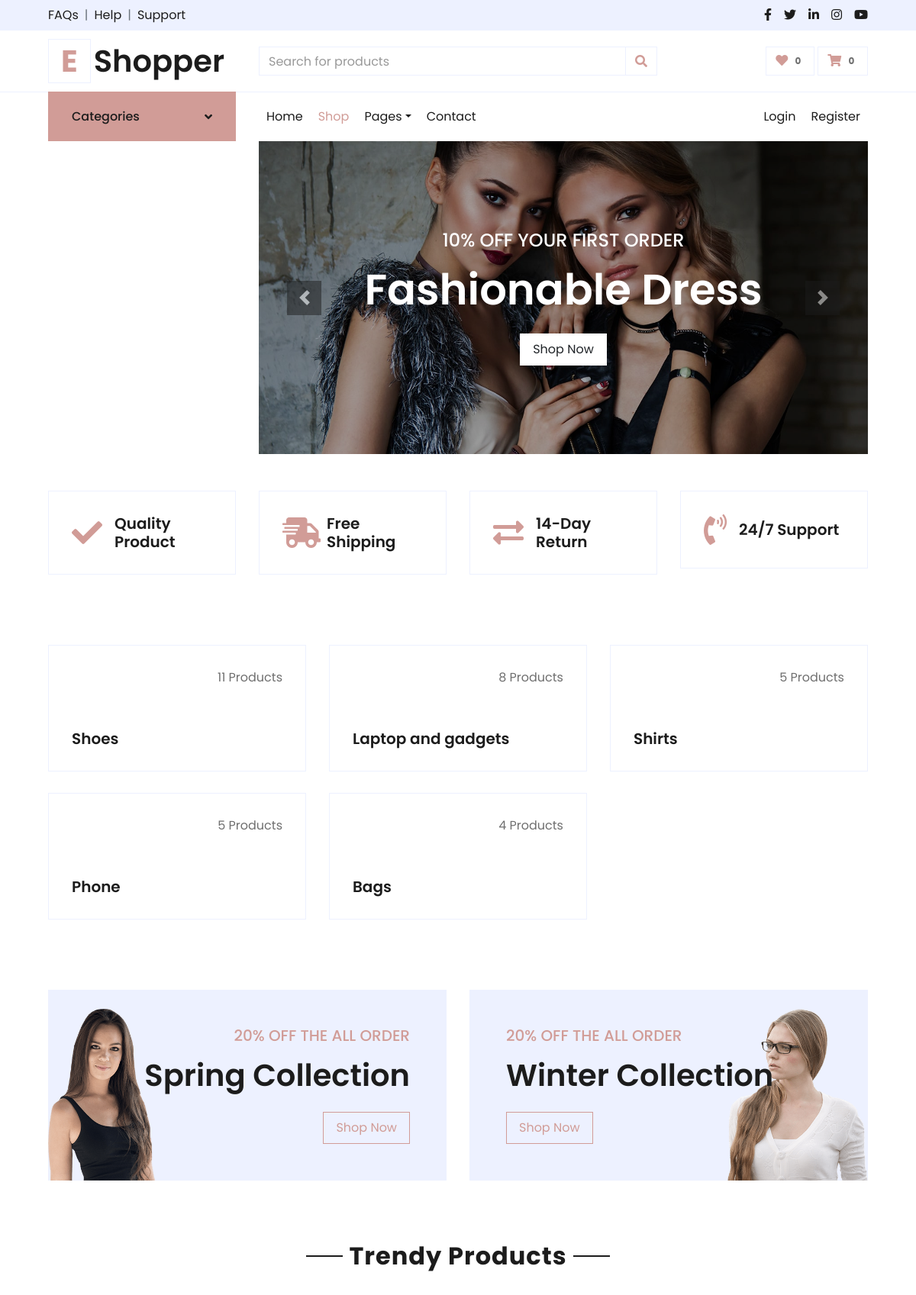
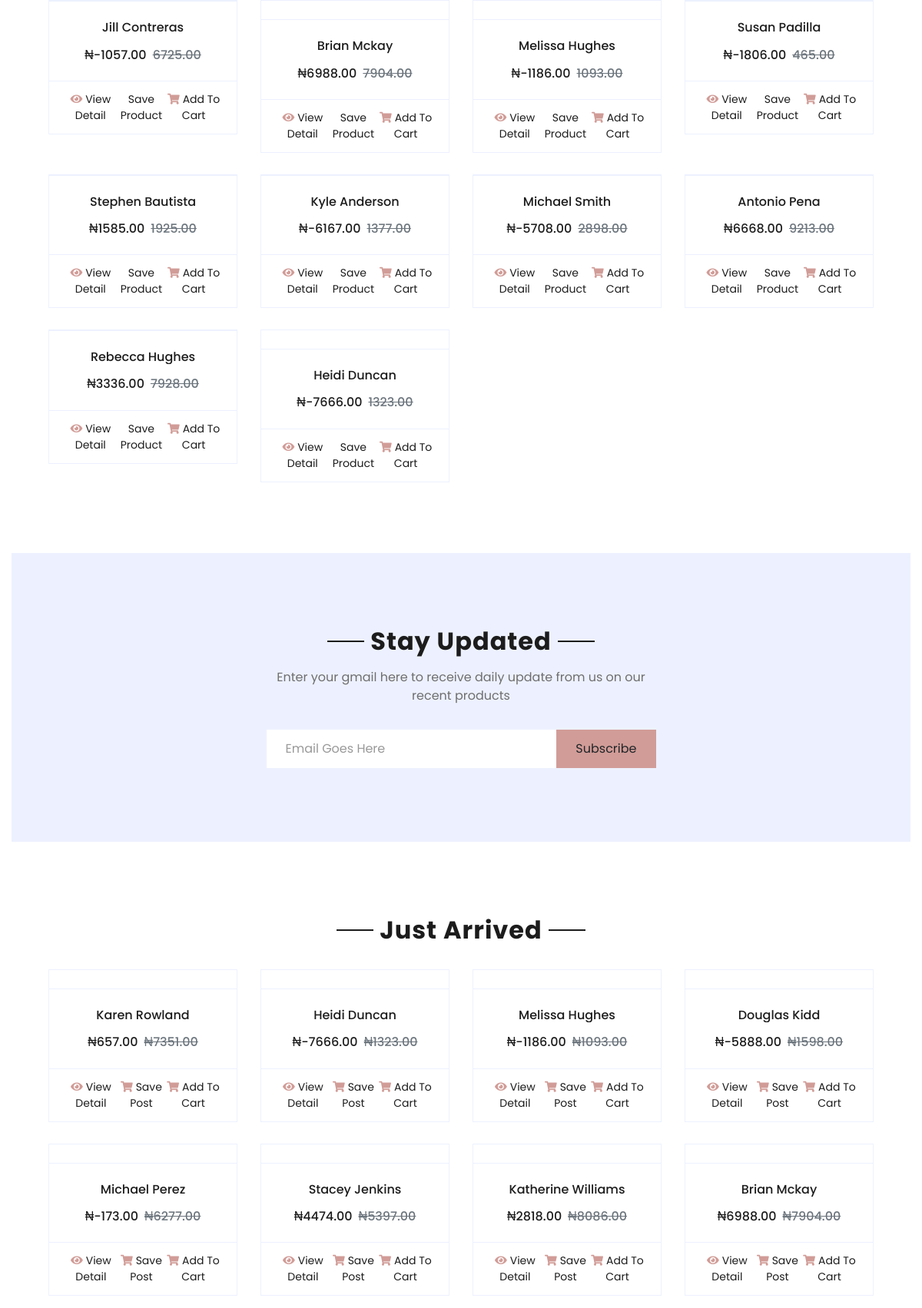
The page / (upper part) on the database its author committed (2 pictures, top to bottom).
### commerce/models.py (models this page shows, shortened)
class Category(MPTTModel):
    name = models.CharField(verbose_name='Category Name',max_length=250,unique=True)
    icon = models.ImageField(upload_to=category_upload_path)
    parent = TreeForeignKey("self", null=True, blank=True, related_name="children",on_delete=models.CASCADE)
    slug= models.SlugField(max_length=250,null=True,blank=True)
    created_at = models.DateTimeField(auto_now_add=True)
    updated_at = models.DateTimeField(auto_now=True)
    class MPTTMeta:
        order_insertion_by = ["name"]

class TimeStampedModel(models.Model):
    created_at = models.DateTimeField(auto_now_add=True)
    updated_at = models.DateTimeField(auto_now=True)
    class Meta:
        abstract= True

class Product(TimeStampedModel):
    uuid =models.UUIDField(default=uuid.uuid4, editable=False)
    category = models.ManyToManyField(Category,related_name='category_product')
    name = models.CharField(verbose_name='Product Name',max_length=250,null=False,blank=False)
    seller = models.ForeignKey(User,on_delete=models.SET_NULL,blank=True,null=True)
    brand = models.ForeignKey("Brand",on_delete=models.CASCADE,related_name='product_brand')
    product_type = models.ForeignKey("ProductType",on_delete=models.CASCADE,related_name='product_type')
    attribute_values = models.ManyToManyField("ProductAttributeValue",related_name="product_attribute_values",through="ProductAttributeValues")
    product_description = models.TextField()
    product_excerpt = models.CharField(max_length=500,null=True,blank=True,verbose_name=_('Product Short Description'))
    weight = models.FloatField(unique=False,null=False,blank=False,verbose_name=_("product weight"))
    views = models.IntegerField(default=0)
    saved_post = models.ManyToManyField(User,related_name='user_saved_post')
    price = models.DecimalField(decimal_places=2,default=0.00, max_digits=10, null=True, blank=True)
    discount_price = models.DecimalField(decimal_places=2,default=0.00, max_digits=10, null=True, blank=True)
    showed_price = models.DecimalField(decimal_places=2,default=0.00,max_digits=10, null=True, blank=True)
    class Meta:
        ordering = ('-created_at',)
        verbose_name = "Product"
        verbose_name_plural = "Products"

### commerce/views.py (the view)
# urls.py: path('',views.homepage,name="index"),
def homepage(request):
    products = Product.objects.select_related('seller', 'brand', 'product_type').annotate(highest_views=Max('views')).order_by('-highest_views')
    top_categories = Category.objects.filter(category_product__id__in = products).annotate(num_products=Count('category_product')).order_by('-num_products')[:5]
    trendy_product = Product.objects.select_related('seller','brand','product_type').annotate(highest_view=Max('views')).order_by('highest_view')[:10]
    latest_arrival = Product.objects.order_by("-created_at")[:12]
    return render(request,'store/index.html',{"category":top_categories,'trendy_product':trendy_product,"latest_arrival":latest_arrival})

### templates/store/index.html (shortened to what this page needs)
{% extends "../base/base.html" %}
{% load static %}
{% block carousel %}
<div id="header-carousel" class="carousel slide" data-ride="carousel">
    <div class="carousel-inner">
        <div class="carousel-item active" style="height: 410px;">
            <img class="img-fluid" src="{% static 'img/carousel-1.jpg' %}" alt="Image">
            <div class="carousel-caption d-flex flex-column align-items-center justify-content-center">
                <div class="p-3" style="max-width: 700px;">
                    <h4 class="text-light text-uppercase font-weight-medium mb-3">10% Off Your First Order</h4>
                    <h3 class="display-4 text-white font-weight-semi-bold mb-4">Fashionable Dress</h3>
                    <a href="" class="btn btn-light py-2 px-3">Shop Now</a>
                </div>
            </div>
        </div>
    </div>
    <a class="carousel-control-prev" href="#header-carousel" data-slide="prev">
        <div class="btn btn-dark" style="width: 45px; height: 45px;">
            <span class="carousel-control-prev-icon mb-n2"></span>
        </div>
    </a>
    <a class="carousel-control-next" href="#header-carousel" data-slide="next">
        <div class="btn btn-dark" style="width: 45px; height: 45px;">
            <span class="carousel-control-next-icon mb-n2"></span>
        </div>
    </a>
</div>
{% endblock %}
{% block content %}
    <div class="container-fluid pt-5">
        <div class="row px-xl-5 pb-3">
            <div class="col-lg-3 col-md-6 col-sm-12 pb-1">
                <div class="d-flex align-items-center border mb-4" style="padding: 30px;">
                    <h1 class="fa fa-check text-primary m-0 mr-3"></h1>
                    <h5 class="font-weight-semi-bold m-0">Quality Product</h5>
                </div>
            </div>
            <div class="col-lg-3 col-md-6 col-sm-12 pb-1">
                <div class="d-flex align-items-center border mb-4" style="padding: 30px;">
                    <h1 class="fa fa-shipping-fast text-primary m-0 mr-2"></h1>
                    <h5 class="font-weight-semi-bold m-0">Free Shipping</h5>
                </div>
            </div>
            <div class="col-lg-3 col-md-6 col-sm-12 pb-1">
                <div class="d-flex align-items-center border mb-4" style="padding: 30px;">
                    <h1 class="fas fa-exchange-alt text-primary m-0 mr-3"></h1>
                    <h5 class="font-weight-semi-bold m-0">14-Day Return</h5>
                </div>
            </div>
            <div class="col-lg-3 col-md-6 col-sm-12 pb-1">
                <div class="d-flex align-items-center border mb-4" style="padding: 30px;">
                    <h1 class="fa fa-phone-volume text-primary m-0 mr-3"></h1>
                    <h5 class="font-weight-semi-bold m-0">24/7 Support</h5>
                </div>
            </div>
        </div>
    </div>
    <div class="container-fluid pt-5">
        <div class="row px-xl-5 pb-3">
            {% for category in category %}
            <div class="col-lg-4 col-md-6 pb-1">
                <div class="cat-item d-flex flex-column border mb-4" style="padding: 30px;">
                    <p class="text-right">{{ category.category_product.count }} Products</p>
                    <a href="{% url 'commerce:category_product' category.slug %}" class="cat-img position-relative overflow-hidden mb-3">
                    </a>
                    <a href="{% url 'commerce:category_product' category.slug %}"><h5 class="font-weight-semi-bold m-0">{{ category.name }}</h5></a>
                </div>
            </div>
            {% endfor %}
        </div>
    </div>
    <div class="container-fluid offer pt-5">
        <div class="row px-xl-5">
            <div class="col-md-6 pb-4">
                <div class="position-relative bg-secondary text-center text-md-right text-white mb-2 py-5 px-5">
                    <img src="{% static 'img/offer-1.png' %}" alt="">
                    <div class="position-relative" style="z-index: 1;">
                        <h5 class="text-uppercase text-primary mb-3">20% off the all order</h5>
                        <h1 class="mb-4 font-weight-semi-bold">Spring Collection</h1>
                        <a href="" class="btn btn-outline-primary py-md-2 px-md-3">Shop Now</a>
                    </div>
                </div>
            </div>
            <div class="col-md-6 pb-4">
                <div class="position-relative bg-secondary text-center text-md-left text-white mb-2 py-5 px-5">
                    <img src="{% static 'img/offer-2.png' %}" alt="">
                    <div class="position-relative" style="z-index: 1;">
                        <h5 class="text-uppercase text-primary mb-3">20% off the all order</h5>
                        <h1 class="mb-4 font-weight-semi-bold">Winter Collection</h1>
                        <a href="" class="btn btn-outline-primary py-md-2 px-md-3">Shop Now</a>
                    </div>
                </div>
            </div>
        </div>
    </div>
    <div class="container-fluid pt-5">
        <div class="text-center mb-4">
            <h2 class="section-title px-5"><span class="px-2">Trendy Products</span></h2>
        </div>
        <div class="row px-xl-5 pb-3">
            {% for product in trendy_product %}
            <div class="col-lg-3 col-md-6 col-sm-12 pb-1">
                <div class="card product-item border-0 mb-4">
                    <div class="card-header product-img position-relative overflow-hidden bg-transparent border p-0">
                    </div>
                    <div class="card-body border-left border-right text-center p-0 pt-4 pb-3">
                        <h6 class="text-truncate mb-3">{{ product.name}}</h6>
                        <div class="d-flex justify-content-center">
                            <h6>₦{{ product.showed_price }}</h6><h6 class="text-muted ml-2"><del>{{ product.price}}</del></h6>
                        </div>
                    </div>
                    <div class="card-footer d-flex justify-content-between bg-light border">
                        <a href="{% url 'commerce:details' product.uuid %}" class="btn btn-sm text-dark p-0"><i class="fas fa-eye text-primary mr-1"></i>View Detail</a>
                        <a href="{% url 'commerce:saved_post' product.uuid %}" class="btn btn-sm text-dark p-0 text-center><i class="fas fa-shopping-cart text-primary mr-1"></i>Save Product</a>
                        <a href="" class="btn btn-sm text-dark p-0"><i class="fas fa-shopping-cart text-primary mr-1"></i>Add To Cart</a>
                    </div>
                </div>
            </div>
            {% endfor %}
        </div>
        <div class="container-fluid bg-secondary my-5">
            <div class="row justify-content-md-center py-5 px-xl-5">
                <div class="col-md-6 col-12 py-5">
                    <div class="text-center mb-2 pb-2">
                        <h2 class="section-title px-5 mb-3"><span class="bg-secondary px-2">Stay Updated</span></h2>
                        <p>Enter your gmail here to receive daily update from us on our recent products</p>
                    </div>
                    <form action="">
                        <div class="input-group">
                            <input type="text" class="form-control border-white p-4" placeholder="Email Goes Here">
                            <div class="input-group-append">
                                <button class="btn btn-primary px-4">Subscribe</button>
                            </div>
                        </div>
                    </form>
                </div>
            </div>
        </div>
    </div>
    <div class="container-fluid pt-5">
        <div class="text-center mb-4">
            <h2 class="section-title px-5"><span class="px-2">Just Arrived</span></h2>
        </div>
        <div class="row px-xl-5 pb-3">
            {% for product in latest_arrival %}
            <div class="col-lg-3 col-md-6 col-sm-12 pb-1">
                <div class="card product-item border-0 mb-4">
                    <div class="card-header product-img position-relative overflow-hidden bg-transparent border p-0">
                    </div>
                    <div class="card-body border-left border-right text-center p-0 pt-4 pb-3">
                        <h6 class="text-truncate mb-3">{{ product.name }}</h6>
                        <div class="d-flex justify-content-center">
                            <h6>₦{{ product.showed_price }}</h6><h6 class="text-muted ml-2"><del>₦{{ product.price }}</del></h6>
                        </div>
                    </div>
                    <div class="card-footer d-flex justify-content-between bg-light border">
                        <a href="{% url 'commerce:details' product.uuid %}" class="btn btn-sm text-dark p-0"><i class="fas fa-eye text-primary mr-1"></i>View Detail</a>
                        <a href="{% url 'commerce:saved_post' product.uuid %}" class="btn btn-sm text-dark p-0"><i class="fas fa-shopping-cart text-primary mr-1"></i>Save Post</a>
                        <a href="" class="btn btn-sm text-dark p-0"><i class="fas fa-shopping-cart text-primary mr-1"></i>Add To Cart</a>
                    </div>
                </div>
            </div>
            {% endfor %}
        </div>
    </div>
{% endblock  %}
<!-- {% load cache %}

### rows shown on the page
Category: category_product.count "11", name "Shoes"
Category: category_product.count "8", name "Laptop and gadgets"
Category: category_product.count "5", name "Shirts"
Category: category_product.count "5", name "Phone"
Category: category_product.count "4", name "Bags"
Product: name "Jill Contreras", showed_price "-1057.00", price "6725.00"
Product: name "Brian Mckay", showed_price "6988.00", price "7904.00"
Product: name "Melissa Hughes", showed_price "-1186.00", price "1093.00"
Product: name "Susan Padilla", showed_price "-1806.00", price "465.00"
Product: name "Stephen Bautista", showed_price "1585.00", price "1925.00"
Product: name "Kyle Anderson", showed_price "-6167.00", price "1377.00"
Product: name "Michael Smith", showed_price "-5708.00", price "2898.00"
Product: name "Antonio Pena", showed_price "6668.00", price "9213.00"
Product: name "Rebecca Hughes", showed_price "3336.00", price "7928.00"
Product: name "Heidi Duncan", showed_price "-7666.00", price "1323.00"
Product: name "Karen Rowland", showed_price "657.00", price "7351.00"
Product: name "Douglas Kidd", showed_price "-5888.00", price "1598.00"
Product: name "Michael Perez", showed_price "-173.00", price "6277.00"
Product: name "Stacey Jenkins", showed_price "4474.00", price "5397.00"
Product: name "Katherine Williams", showed_price "2818.00", price "8086.00"
